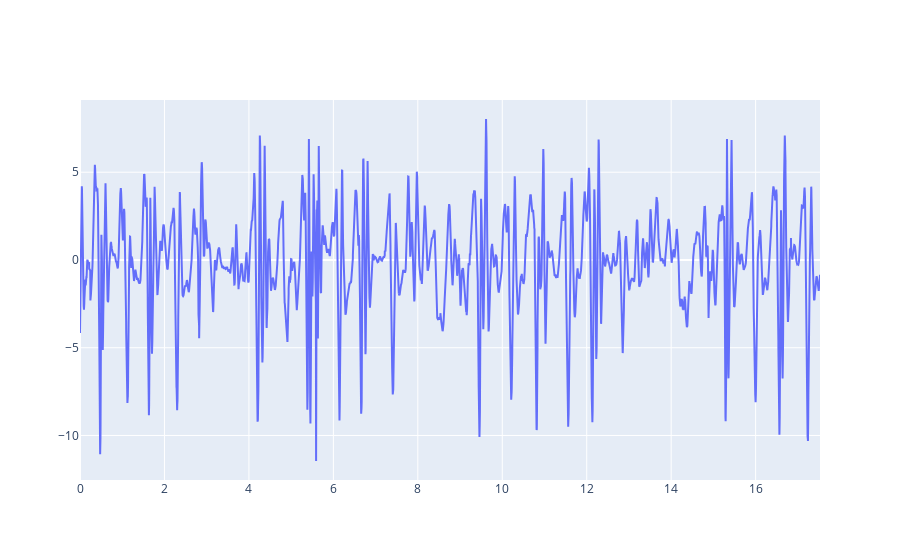

This figure's notebook cell:
### Code cell
fig = go.Figure()
fig.add_scatter(x = t, y = x_acc, mode='lines', name='Sum squares')

#fig.for_each_trace(
#    lambda trace: trace.update(name=trace.name.replace("_value", "")),
#)

#fig.layout.template = 'plotly_white'

fig.show()

### Figure 1 — Plotly figure (JSON) as saved in the notebook; plotly's stock layout.template omitted (floating-point values rounded to 4 significant figures; data arrays with more than 128 entries replaced by an {"elided": "..."} marker saying what was removed)
{"data": [{"mode": "lines", "name": "Sum squares", "type": "scatter", "x": {"elided": "8765 float values"}, "y": {"elided": "8765 float values"}}], "layout": {}}
